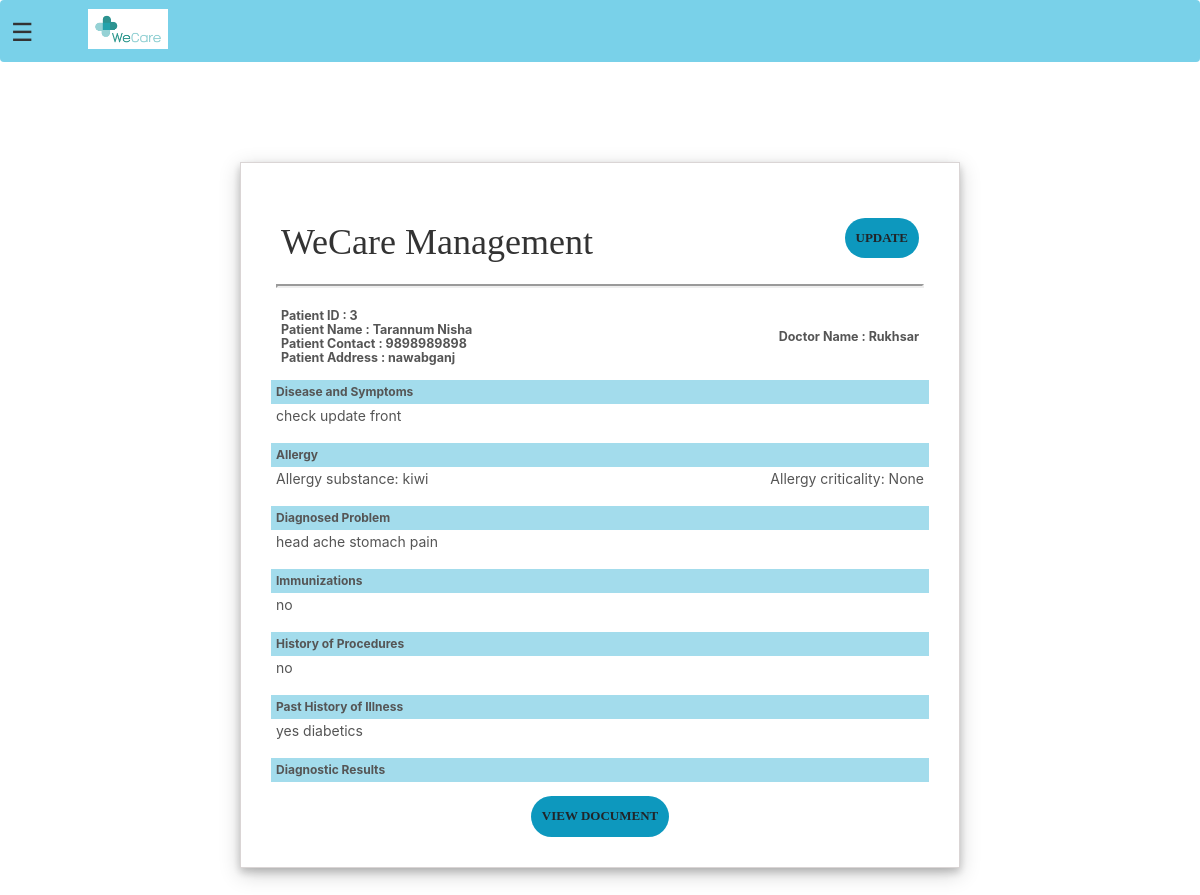
/patient-summary (signed in), run on an earlier commit of the app's database.
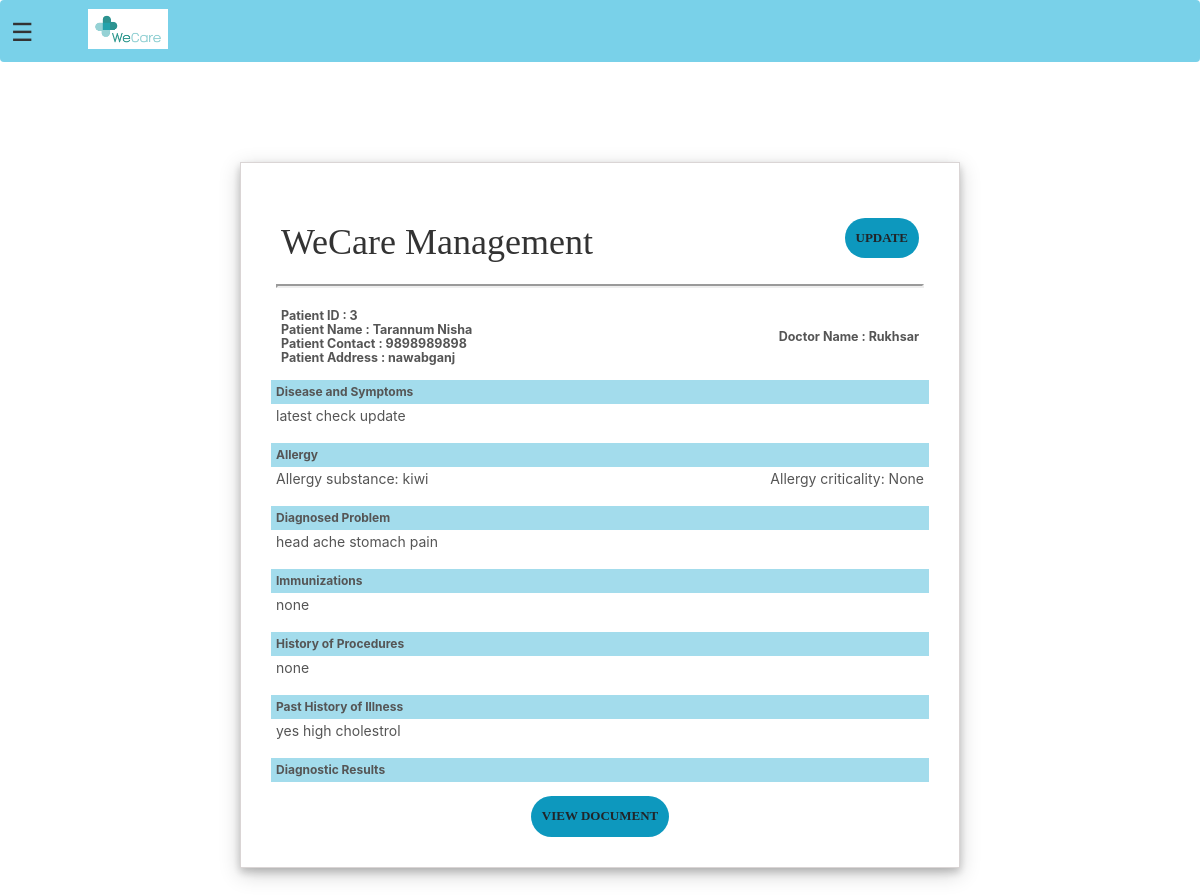
And on a later commit of the database.
### hospital/models.py (models this page shows, shortened)
class Patient(models.Model):
    user = models.OneToOneField(User, on_delete=models.CASCADE)
    profile_pic = models.ImageField(
        upload_to='profile_pic/PatientProfilePic/', null=True, blank=True)
    address = models.CharField(max_length=40)
    mobile = models.CharField(max_length=20, null=False)
    symptoms = models.CharField(max_length=100, null=False)
    assignedDoctorId = models.PositiveIntegerField(null=True)
    allergy_substance = models.CharField(max_length=100)
    allergy_criticality = models.CharField(
        max_length=20, choices=criticality, default='low')
    problems_list = models.CharField(max_length=100, null=False)
    immunization = models.CharField(max_length=100, null=False)
    history_procedure = models.CharField(max_length=100, null=False)
    diagnostic_results = models.FileField(
        upload_to='patient_document/', null=True, blank=True)
    past_history_of_illness = models.CharField(max_length=100, null=False)
    @property
    def get_name(self):
        return self.user.first_name+" "+self.user.last_name

### hospital/views.py (the view)
# urls.py: path('patient-summary', views.patient_summary_view, name='patient-summary'),
@login_required(login_url='patientlogin')
@user_passes_test(is_patient)
def patient_summary_view(request):
    patient = models.Patient.objects.get(id=request.user.patient.id)
    assignedDoctor = models.User.objects.all().filter(id=patient.assignedDoctorId)
    patientDict = {
        'patientId': patient.id,
        'name': patient.get_name,
        'mobile': patient.mobile,
        'address': patient.address,
        'symptoms': patient.symptoms,
        'todayDate': date.today(),
        'assignedDoctorName': assignedDoctor[0].first_name,
        'allergy_substance': patient.allergy_substance,
        'allergy_criticality': patient.allergy_criticality,
        'problems_list': patient.problems_list,
        'immunization': patient.immunization,
        'history_procedure': patient.history_procedure,
        'past_history_of_illness': patient.past_history_of_illness,
        'diagnostic_results': patient.diagnostic_results,
        'patient': patient
    }
    return render(request, 'hospital/summary_patient.html', context=patientDict)

### hospital/views.py (called while the page is built)
def is_patient(user):
    return user.groups.filter(name='PATIENT').exists()

### templates/hospital/summary_patient.html (shortened to what this page needs)
{% extends 'hospital/patient_base.html' %}
{% load static %}
{% block content %}
<head>
    <link href="//netdna.bootstrapcdn.com/bootstrap/3.0.0/css/bootstrap.min.css" rel="stylesheet" id="bootstrap-css">
</head>
<br><br>
<div class="invoice-box">
  <table cellpadding="0" cellspacing="0">
    <tr class="top">
      <td colspan="2">
        <table>
          <tr>
            <td class="title">
              <h1 style="font-family: Cambria, Cochin, Georgia, Times, 'Times New Roman', serif;">WeCare Management</h1>
            </td>
            <td>
    <a href="{% url 'update-summary' patientId %}" class="btn btn-white"><b>Update</b></a>
            </td>
          </tr>
        </table>
        <hr>
      </td>
    </tr>
    <tr class="information">
      <td colspan="2">
        <table>
          <tr>
            <td>
              Patient ID : {{patientId}}<br>
              Patient Name : {{name}}<br>
              Patient Contact : {{mobile}}<br>
              Patient Address : {{address}}<br>
            </td>
            <td>
              Doctor Name :
              {{assignedDoctorName}}<br>
            </td>
          </tr>
        </table>
      </td>
    </tr>
    <tr class="heading">
      <td>
        Disease and Symptoms
      </td>
      <td>
      </td>
    </tr>
    <tr class="details">
      <td>
        {{symptoms}}
      </td>
    </tr>
    <tr class="heading">
      <td>
        Allergy
      </td>
      <td>
      </td>
    </tr>
    <tr class="details">
      <td>
        Allergy substance: {{allergy_substance}}
      </td>
      <td>
        Allergy criticality: {{allergy_criticality}}
      </td>
    </tr>
    <tr class="heading">
      <td>
        Diagnosed Problem
      </td>
      <td>
      </td>
    </tr>
    <tr class="details">
      <td>
        {{problems_list}}
      </td>
    </tr>
    <tr class="heading">
      <td>
        Immunizations
      </td>
      <td>
      </td>
    </tr>
    <tr class="details">
      <td>
        {{immunization}}
      </td>
    </tr>
    <tr class="heading">
      <td>
        History of Procedures
      </td>
      <td>
      </td>
    </tr>
    <tr class="details">
      <td>
        {{history_procedure}}
      </td>
    </tr>
    <tr class="heading">
      <td>
        Past History of Illness
      </td>
      <td>
      </td>
    </tr>
    <tr class="details">
      <td>
        {{past_history_of_illness}}
      </td>
    </tr>
    <tr class="heading">
      <td>
        Diagnostic Results
      </td>
      <td>
      </td>
    </tr>
  </table>
  <br>
  <center>
    <a href="/static/{{diagnostic_results}}" target="_blank" class="btn btn-white">View Document</a>
    </center>
</div>
<br><br>
<br> <br>
{% endblock content %}

### templates/hospital/patient_base.html (shortened to what this page needs)
<!DOCTYPE html>
{% load static %}
<html lang="en">
<head>
<link rel="stylesheet" href="https://stackpath.bootstrapcdn.com/bootstrap/4.3.1/css/bootstrap.min.css">
</head>
<body>
<main id=main1>
<div class="bs-example">
<nav class="navbar navbar-expand-md navbar-dark" style="background:#79d1e9;">
<span style="font-size:25px;cursor:pointer;" onclick="openNav()">&#9776; </span>
<a class="navbar-brand" href="#"><img src="{% static "images/logo.png" %}" width="80" height="40"
style="position: absolute; top: 8px; bottom: 5px; margin-left: 4rem;" alt=""></a>
</nav>
</div>
<br><br>
{% block content %}
{% endblock content %}
</main>
</body>
</html>

### templates/hospital/patient_base.html (style rules this page uses)
.navbar-brand { color: #000; }
main { position: fixed; width: 100vw; height: 100vh; overflow-y: scroll; }
a:link { text-decoration: none; }
a { color: white; ; }
.navbar-dark { width: 100% !important; overflow: hidden; }

### templates/hospital/summary_patient.html (style rules this page uses)
.invoice-box { width: 60%; max-width: 3000px; margin: auto; padding: 30px; border: 1px solid #0D98BE; box-shadow: 0 4px 8px 0 rgba(0, 0, 0, 0.2), 0 6px 20px 0 rgba(0, 0, 0, 0.19); border:solid rgba(218, 213, 213, 0.993) 1px ; font-size: 1.25rem; line-height: 14px; font-family:-apple-system, BlinkMacSystemFont,"Segoe UI",Roboto,"Helvetica Neue",Arial,"Noto Sans",sans-serif,"Apple Color Emoji","Segoe UI Emoji","Segoe UI Symbol","Noto Color Emoji"; color: #555; }
.invoice-box table { width: 100%; line-height: inherit; text-align: left; }
.invoice-box table td { padding: 5px; }
.invoice-box table tr td:nth-child(2) { text-align: right; }
.invoice-box table tr.top table td.title { line-height: 45px; color: #333; }
.invoice-box table tr.information table td { padding-bottom: 10px; font-weight:700; }
.invoice-box table tr.heading td { background:#a3dcec; padding-top:5px; font-weight: bold; font-size: 12px; }
.invoice-box table tr.details td { padding-bottom: 20px; font-size: 14px; font-family: -apple-system, BlinkMacSystemFont, 'Segoe UI', Roboto, Oxygen, Ubuntu, Cantarell, 'Open Sans', 'Helvetica Neue', sans-serif; }
hr { display: block; margin-top: 0.5em; margin-bottom: 0.5em; margin-left: auto; margin-right: auto; border-style: inset; border-width: 2px; }
.btn-white { background-color:#0D98BE; font-size: medium; font-weight: bold; }
.btn:link,.btn:visited { text-transform:uppercase; text-decoration:none; font-size: small; font-family: 'Times New Roman', Times, serif; padding:10px; display:inline-block; border-radius: 100px; }

What changed in the data, as far as the page shows it:
changed Patient "kiwi": symptoms "check update front" → "latest check update"; immunization "no" → "none"; history_procedure "no" → "none"; past_history_of_illness "yes diabetics" → "yes high cholestrol"
